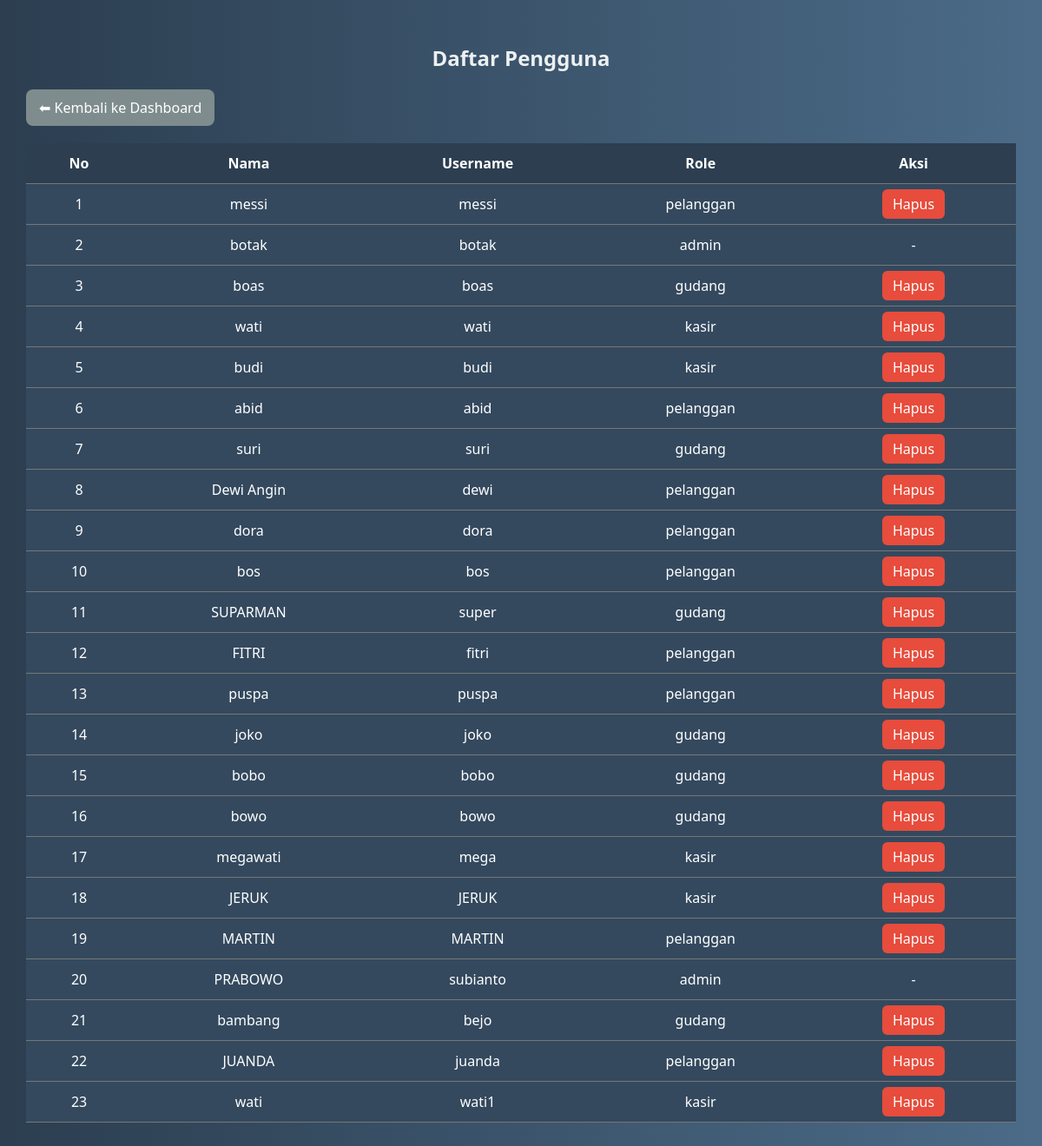
Screenshot of /admin/kelola_user.php (signed in) with the database file from the repository.
### tables this page shows
CREATE TABLE `users` (
  `id` int(11) NOT NULL,
  `nama` varchar(100) DEFAULT NULL,
  `username` varchar(50) DEFAULT NULL,
  `password` varchar(255) DEFAULT NULL,
  `role` enum('admin','kasir','gudang','pelanggan') NOT NULL
);

### admin/kelola_user.php (the view, shortened to what this page needs)
<?php
include '../config/db.php';
$result = mysqli_query($conn, "SELECT * FROM users ORDER BY id ASC");
?>
<!DOCTYPE html>
<html lang="id">
<head>
</head>
<body>
    <div class="container">
        <h2>Daftar Pengguna</h2>
        <a href="index.php" class="back-btn">⬅ Kembali ke Dashboard</a>
        <div class="table-wrapper">
            <table>
                <thead>
                    <tr>
                        <th>No</th>
                        <th>Nama</th>
                        <th>Username</th>
                        <th>Role</th>
                        <th>Aksi</th>
                    </tr>
                </thead>
                <tbody>
                    <?php
                $no = 1;
                while ($row = mysqli_fetch_assoc($result)) {
                    echo "<tr>
                        <td>{$no}</td>
                        <td>{$row['nama']}</td>
                        <td>{$row['username']}</td>
                        <td>{$row['role']}</td>
                        <td>";
                    if ($row['role'] !== 'admin') {
                        echo "<a href='hapus_user.php?id={$row['id']}' class='btn-hapus' onclick=\"return confirm('Yakin ingin menghapus pengguna ini?');\">Hapus</a>";
                    } else {
                        echo "-";
                    }
                    echo "</td></tr>";
                    $no++;
                }
                ?>
                </tbody>
            </table>
        </div>
    </div>
</body>
</html>

### admin/kelola_user.php (style rules this page uses)
body { font-family: 'Segoe UI', sans-serif; background: linear-gradient(to right, #2c3e50, #4b6b88); color: #ecf0f1; margin: 0; padding: 0; }
.container { padding: 30px; }
h2 { text-align: center; margin-bottom: 20px; }
.back-btn { display: inline-block; margin-bottom: 20px; background-color: #7f8c8d; padding: 10px 15px; color: #fff; text-decoration: none; border-radius: 8px; transition: background 0.2s; }
.table-wrapper { overflow-x: auto; }
table { width: 100%; border-collapse: collapse; background-color: #34495e; color: #fff; }
th, td { padding: 12px 15px; border-bottom: 1px solid #777; text-align: center; }
th { background-color: #2c3e50; }
.btn-hapus { background-color: #e74c3c; color: #fff; padding: 6px 12px; text-decoration: none; border-radius: 6px; transition: background 0.2s; }

### rows the page displays
users: nama "messi", username "messi", role "pelanggan"
users: nama "botak", username "botak", role "admin"
users: nama "boas", username "boas", role "gudang"
users: nama "wati", username "wati", role "kasir"
users: nama "budi", username "budi", role "kasir"
users: nama "abid", username "abid", role "pelanggan"
users: nama "suri", username "suri", role "gudang"
users: nama "Dewi Angin", username "dewi", role "pelanggan"
users: nama "dora", username "dora", role "pelanggan"
users: nama "bos", username "bos", role "pelanggan"
users: nama "SUPARMAN", username "super", role "gudang"
users: nama "FITRI", username "fitri", role "pelanggan"
users: nama "puspa", username "puspa", role "pelanggan"
users: nama "joko", username "joko", role "gudang"
users: nama "bobo", username "bobo", role "gudang"
users: nama "bowo", username "bowo", role "gudang"
users: nama "megawati", username "mega", role "kasir"
users: nama "JERUK", username "JERUK", role "kasir"
users: nama "MARTIN", username "MARTIN", role "pelanggan"
users: nama "PRABOWO", username "subianto", role "admin"
users: nama "bambang", username "bejo", role "gudang"
users: nama "JUANDA", username "juanda", role "pelanggan"
users: nama "wati", username "wati1", role "kasir"
